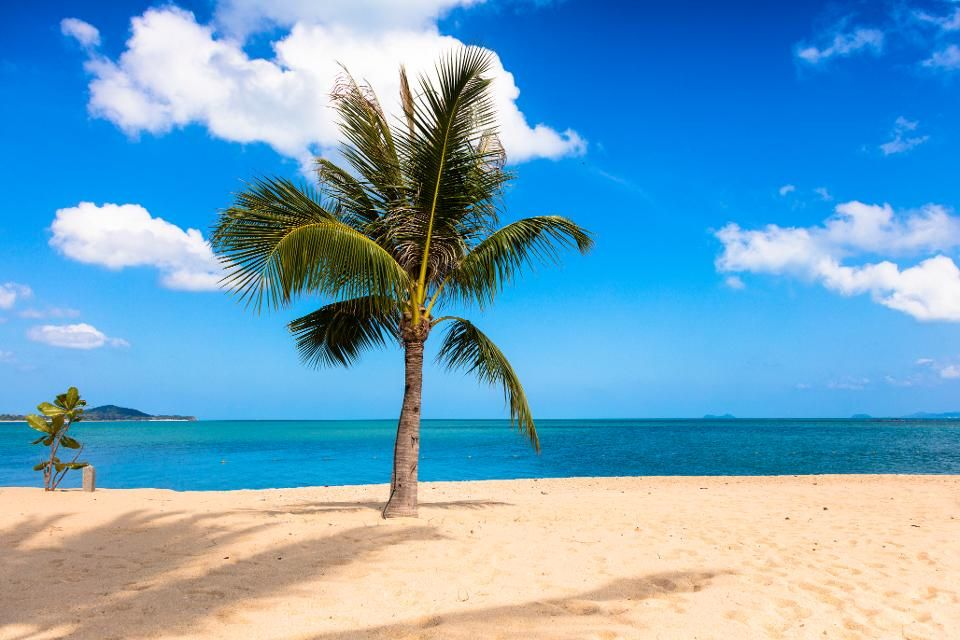
#> input picture beach.jpg, 960 x 640 px
$ python env.py
#> lines starting #> are read from the running program, lines starting #| are printed output that depends on the picture
# Environment

from PIL import Image
import PIL
from numpy import asarray
import numpy as np
import matplotlib.pyplot as pyplot
import cv2


class Picture:
    def __init__(self, image_file):

        image = Image.open(image_file)
        pic = im.load()
        self.x_length = im.size[0]
        self.y_length = im.size[1]


def main(image_file):
#> called with image_file = 'beach.jpg'
    image = Image.open(image_file)
#> image is the input picture: PIL image 960x640 RGB; mean R, G, B 111.6, 163.7, 194.6
    #print(image.mode)
    data = asarray(image)
    new = np.zeros((len(data),len(data[0]),3), dtype=np.uint8)
#> new: shape (640, 960, 3); every value is 0

    for x in range(int(len(data))):
        for y in range(int(len(data[0]))):
            if (y < int(len(data[0])/2)):
                new[x][y][0] = data[x][y][0] * .21
                new[x][y][1] = data[x][y][1] * .72
                new[x][y][2] = data[x][y][2] * .07
            '''
            else:
                new[x][y][0] = data[x][y][0]
                new[x][y][1] = data[x][y][1]
                new[x][y][2] = data[x][y][2]
            '''
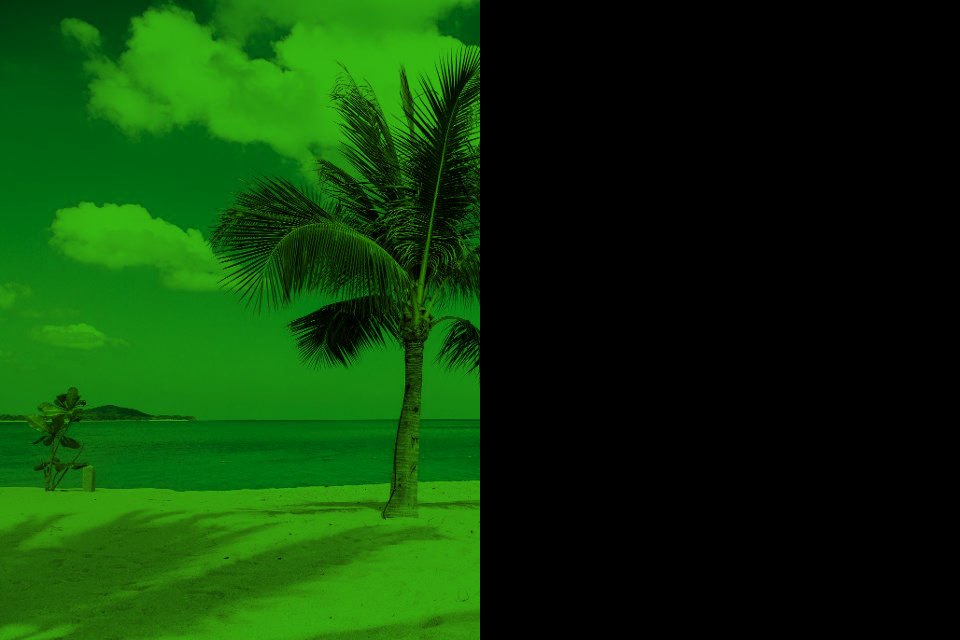
#> new: shape (640, 960, 3); mean R, G, B 12.7, 58, 6.1
    #print(data)
    img = Image.fromarray(new)
    img.save('new.jpg')

    render = cv2.imread('new.jpg')

    gray = cv2.cvtColor(render, cv2.COLOR_RGB2GRAY)
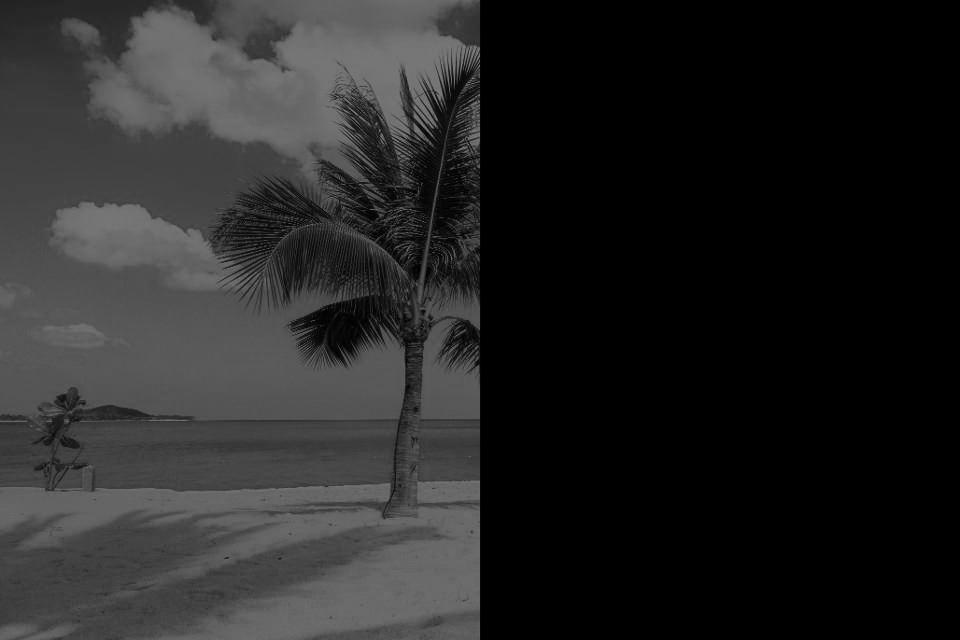
#> gray: shape (640, 960); min 0, max 142, mean 37.5

    cv2.imshow("Gray", gray)
    cv2.waitKey(0)

    return [data, new]


image_file = 'beach.jpg'

main(image_file)
